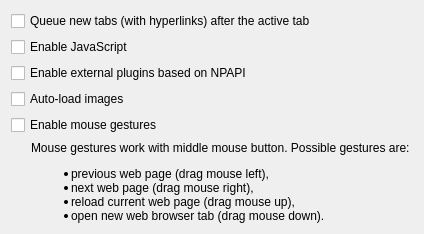
         <widget class="QWidget" name="m_tabInternalBrowser">
          <attribute name="title">
           <string>Internal web browser</string>
          </attribute>
          <layout class="QFormLayout" name="formLayout_4">
           <property name="fieldGrowthPolicy">
            <enum>QFormLayout::AllNonFixedFieldsGrow</enum>
           </property>
           <item row="0" column="0" colspan="2">
            <widget class="QCheckBox" name="m_checkQueueTabs">
             <property name="text">
              <string>Queue new tabs (with hyperlinks) after the active tab</string>
             </property>
            </widget>
           </item>
           <item row="1" column="0">
            <widget class="QCheckBox" name="m_checkEnableJavascript">
             <property name="text">
              <string>Enable JavaScript</string>
             </property>
            </widget>
           </item>
           <item row="2" column="0">
            <widget class="QCheckBox" name="m_checkEnablePlugins">
             <property name="text">
              <string>Enable external plugins based on NPAPI</string>
             </property>
            </widget>
           </item>
           <item row="3" column="0">
            <widget class="QCheckBox" name="m_checkAutoLoadImages">
             <property name="text">
              <string>Auto-load images</string>
             </property>
            </widget>
           </item>
           <item row="4" column="0" colspan="2">
            <widget class="QCheckBox" name="m_checkMouseGestures">
             <property name="text">
              <string>Enable mouse gestures</string>
             </property>
            </widget>
           </item>
           <item row="5" column="0" colspan="2">
            <widget class="QLabel" name="m_lblMouseGestures">
             <property name="text">
              <string>Mouse gestures work with middle mouse button. Possible gestures are:
&lt;ul&gt;
&lt;li&gt;previous web page (drag mouse left),&lt;/li&gt;
&lt;li&gt;next web page (drag mouse right),&lt;/li&gt;
&lt;li&gt;reload current web page (drag mouse up),&lt;/li&gt;
&lt;li&gt;open new web browser tab (drag mouse down).&lt;/li&gt;
&lt;/ul&gt;</string>
             </property>
             <property name="textFormat">
              <enum>Qt::RichText</enum>
             </property>
             <property name="indent">
              <number>20</number>
             </property>
            </widget>
           </item>
          </layout>
         </widget>
